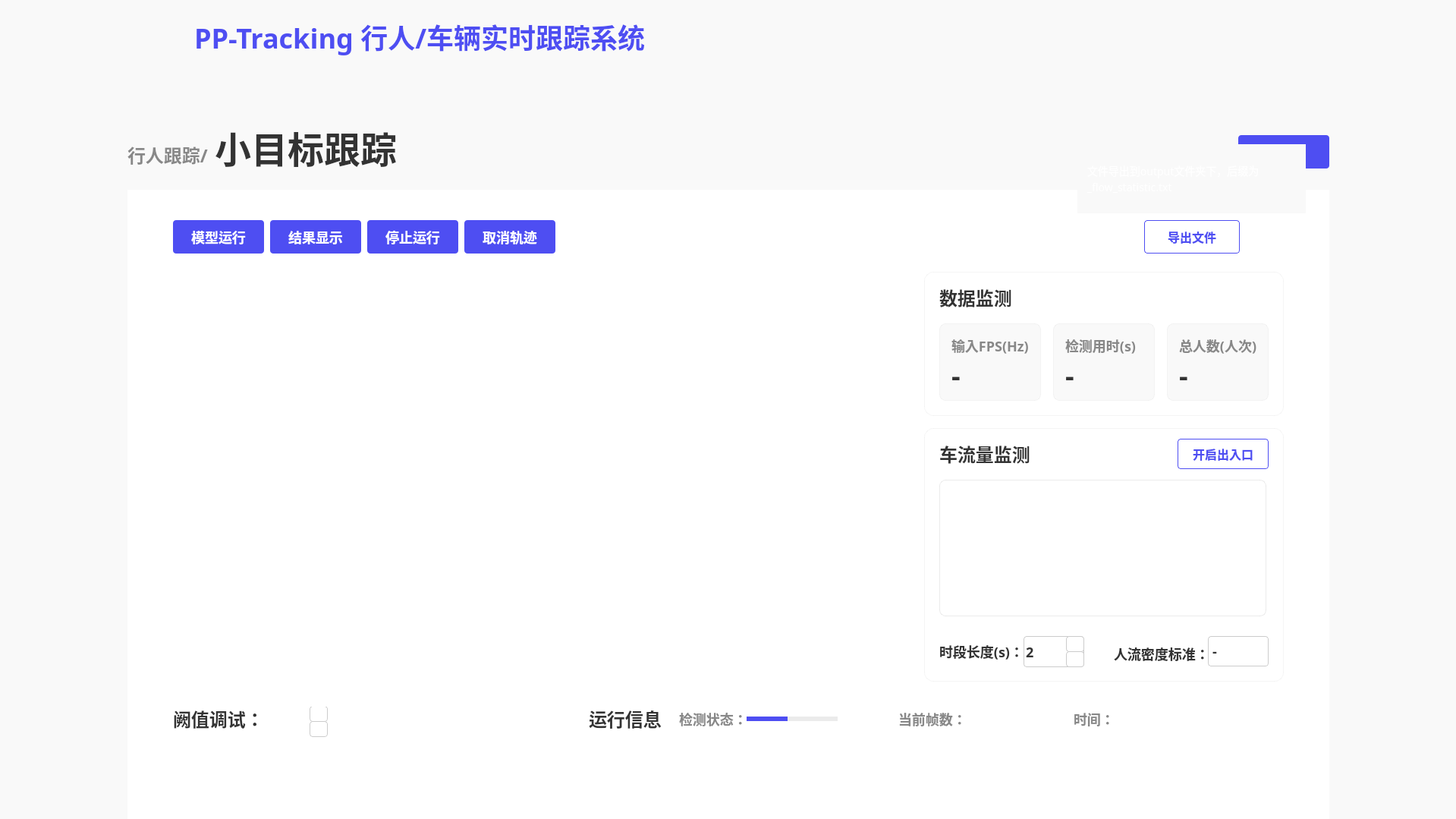
<?xml version="1.0" encoding="UTF-8"?>
<ui version="4.0">
 <class>MainWindow</class>
 <widget class="QMainWindow" name="MainWindow">
  <property name="geometry">
   <rect>
    <x>0</x>
    <y>0</y>
    <width>1919</width>
    <height>1079</height>
   </rect>
  </property>
  <property name="windowTitle">
   <string>MainWindow</string>
  </property>
  <widget class="QWidget" name="centralwidget">
   <property name="styleSheet">
    <string notr="true">QWidget{
background:#F9F9F9;
}</string>
   </property>
   <widget class="QLabel" name="label_2">
    <property name="geometry">
     <rect>
      <x>10</x>
      <y>10</y>
      <width>171</width>
      <height>81</height>
     </rect>
    </property>
    <property name="text">
     <string/>
    </property>
    <property name="pixmap">
     <pixmap resource="../firstSource.qrc">:/1/source/first/PP.PNG</pixmap>
    </property>
    <property name="scaledContents">
     <bool>true</bool>
    </property>
   </widget>
   <widget class="QLabel" name="label_3">
    <property name="geometry">
     <rect>
      <x>0</x>
      <y>0</y>
      <width>1920</width>
      <height>96</height>
     </rect>
    </property>
    <property name="styleSheet">
     <string notr="true">QLabel{
width: 1920px;
height: 96px;
background: #F9F9F9;
box-shadow: 0px 4px 0px 0px rgba(221, 221, 221, 0.3);
}</string>
    </property>
    <property name="text">
     <string/>
    </property>
   </widget>
   <widget class="QLabel" name="label">
    <property name="geometry">
     <rect>
      <x>0</x>
      <y>0</y>
      <width>212</width>
      <height>112</height>
     </rect>
    </property>
    <property name="styleSheet">
     <string notr="true">QLabel{
width: 212px;
height: 112px;
background: linear-gradient(270deg, #5453FF 0%, #553BD2 100%);
box-shadow: 0px 0px 20px 0px rgba(109, 80, 249, 0.4);
}</string>
    </property>
    <property name="text">
     <string/>
    </property>
    <property name="pixmap">
     <pixmap resource="../firstSource.qrc">:/1/source/first/1.PNG</pixmap>
    </property>
    <property name="scaledContents">
     <bool>true</bool>
    </property>
   </widget>
   <widget class="QLabel" name="label_4">
    <property name="geometry">
     <rect>
      <x>256</x>
      <y>22</y>
      <width>651</width>
      <height>52</height>
     </rect>
    </property>
    <property name="styleSheet">
     <string notr="true">QLabel{
width: 592px;
height: 52px;
font-size: 36px;
font-family: AlibabaPuHuiTi_2_75_SemiBold;
background: #F9F9F9;
color: #4E4EF2;
line-height: 52px;
font-weight: bold;
}</string>
    </property>
    <property name="text">
     <string>PP-Tracking 行人/车辆实时跟踪系统</string>
    </property>
   </widget>
   <widget class="QLabel" name="label_5">
    <property name="geometry">
     <rect>
      <x>168</x>
      <y>188</y>
      <width>121</width>
      <height>32</height>
     </rect>
    </property>
    <property name="styleSheet">
     <string notr="true">QLabel{
width: 107px;
height: 32px;
font-size: 24px;
font-family: AlibabaPuHuiTi_2_85_Bold;
color: #888888;
line-height: 32px;
font-weight:bold
}</string>
    </property>
    <property name="text">
     <string>行人跟踪/</string>
    </property>
   </widget>
   <widget class="QLabel" name="label_6">
    <property name="geometry">
     <rect>
      <x>283</x>
      <y>168</y>
      <width>251</width>
      <height>52</height>
     </rect>
    </property>
    <property name="styleSheet">
     <string notr="true">QLabel{
width: 237px;
height: 52px;
font-size: 48px;
font-family: AlibabaPuHuiTi_2_55_Regular;
color: #333333;
line-height: 52px;
font-weight:bold;
}</string>
    </property>
    <property name="text">
     <string>小目标跟踪</string>
    </property>
   </widget>
   <widget class="QWidget" name="widget" native="true">
    <property name="geometry">
     <rect>
      <x>168</x>
      <y>250</y>
      <width>1584</width>
      <height>830</height>
     </rect>
    </property>
    <property name="layoutDirection">
     <enum>Qt::LeftToRight</enum>
    </property>
    <property name="styleSheet">
     <string notr="true">QWidget{
width: 1584px;
height: 830px;
background: #FFFFFF;
}</string>
    </property>
    <widget class="QPushButton" name="pushButton">
     <property name="geometry">
      <rect>
       <x>60</x>
       <y>40</y>
       <width>120</width>
       <height>44</height>
      </rect>
     </property>
     <property name="styleSheet">
      <string notr="true">QPushButton{
font-size: 18px;
font-family: AlibabaPuHuiTi_2_65_Medium;
color: #FFFFFF;	
line-height: 26px;

width: 120px;
height: 44px;
background: #4E4EF2;
border-radius: 4px;
font-weight: bold;
}

QPushButton:hover{
width: 120px;
height: 44px;
background: rgba(78, 78, 242, 204);
border-radius: 4px;
opacity: 0.8;

font-size: 18px;
font-family: AlibabaPuHuiTi_2_65_Medium;
color: #FFFFFF;	
line-height: 26px;
font-weight: bold;
}</string>
     </property>
     <property name="text">
      <string>模型运行</string>
     </property>
    </widget>
    <widget class="QPushButton" name="pushButton_2">
     <property name="geometry">
      <rect>
       <x>188</x>
       <y>40</y>
       <width>120</width>
       <height>44</height>
      </rect>
     </property>
     <property name="styleSheet">
      <string notr="true">QPushButton{
font-size: 18px;
font-family: AlibabaPuHuiTi_2_65_Medium;
color: #FFFFFF;	
line-height: 26px;

width: 120px;
height: 44px;
background: #4E4EF2;
border-radius: 4px;
font-weight: bold;
}

QPushButton:hover{
width: 120px;
height: 44px;
background: rgba(78, 78, 242, 204);
border-radius: 4px;
opacity: 0.8;

font-size: 18px;
font-family: AlibabaPuHuiTi_2_65_Medium;
color: #FFFFFF;	
line-height: 26px;
font-weight: bold;
}

QPushButton:click{
width: 120px;
height: 44px;
background: #4242D3;
border-radius: 4px;

font-size: 18px;
font-family: AlibabaPuHuiTi_2_65_Medium;
color: #FFFFFF;	
line-height: 26px;
font-weight: bold;
}</string>
     </property>
     <property name="text">
      <string>结果显示</string>
     </property>
    </widget>
    <widget class="QPushButton" name="pushButton_3">
     <property name="geometry">
      <rect>
       <x>316</x>
       <y>40</y>
       <width>120</width>
       <height>44</height>
      </rect>
     </property>
     <property name="styleSheet">
      <string notr="true">QPushButton{
font-size: 18px;
font-family: AlibabaPuHuiTi_2_65_Medium;
color: #FFFFFF;	
line-height: 26px;

width: 120px;
height: 44px;
background: #4E4EF2;
border-radius: 4px;
font-weight: bold;
}

QPushButton:hover{
width: 120px;
height: 44px;
background: rgba(78, 78, 242, 204);
border-radius: 4px;
opacity: 0.8;

font-size: 18px;
font-family: AlibabaPuHuiTi_2_65_Medium;
color: #FFFFFF;	
line-height: 26px;
font-weight: bold;
}</string>
     </property>
     <property name="text">
      <string>停止运行</string>
     </property>
    </widget>
    <widget class="QPushButton" name="pushButton_4">
     <property name="geometry">
      <rect>
       <x>444</x>
       <y>40</y>
       <width>120</width>
       <height>44</height>
      </rect>
     </property>
     <property name="styleSheet">
      <string notr="true">QPushButton{
font-size: 18px;
font-family: AlibabaPuHuiTi_2_65_Medium;
color: #FFFFFF;	
line-height: 26px;

width: 120px;
height: 44px;
background: #4E4EF2;
border-radius: 4px;
font-weight: bold;
}

QPushButton:hover{
width: 120px;
height: 44px;
background: rgba(78, 78, 242, 204);
border-radius: 4px;
opacity: 0.8;

font-size: 18px;
font-family: AlibabaPuHuiTi_2_65_Medium;
color: #FFFFFF;	
line-height: 26px;
font-weight: bold;
}</string>
     </property>
     <property name="text">
      <string>取消轨迹</string>
     </property>
    </widget>
    <widget class="QLabel" name="label_7">
     <property name="geometry">
      <rect>
       <x>60</x>
       <y>108</y>
       <width>960</width>
       <height>540</height>
      </rect>
     </property>
     <property name="styleSheet">
      <string notr="true">QLabel{
width: 960px;
height: 540px;
}</string>
     </property>
     <property name="text">
      <string/>
     </property>
    </widget>
    <widget class="QLabel" name="label_8">
     <property name="geometry">
      <rect>
       <x>60</x>
       <y>679</y>
       <width>111</width>
       <height>36</height>
      </rect>
     </property>
     <property name="styleSheet">
      <string notr="true">QLabel{
width: 119px;
height: 36px;
font-size: 24px;
font-family: AlibabaPuHuiTi_2_65_Medium;
color: #333333;
line-height: 36px;
font-weight:bold;
}</string>
     </property>
     <property name="text">
      <string>阙值调试：</string>
     </property>
    </widget>
    <widget class="QLabel" name="label_12">
     <property name="geometry">
      <rect>
       <x>608</x>
       <y>679</y>
       <width>111</width>
       <height>36</height>
      </rect>
     </property>
     <property name="styleSheet">
      <string notr="true">QLabel{
width: 119px;
height: 36px;
font-size: 24px;
font-family: AlibabaPuHuiTi_2_65_Medium;
color: #333333;
line-height: 36px;
font-weight:bold;
}</string>
     </property>
     <property name="text">
      <string>运行信息</string>
     </property>
    </widget>
    <widget class="QLabel" name="label_13">
     <property name="geometry">
      <rect>
       <x>727</x>
       <y>684</y>
       <width>89</width>
       <height>26</height>
      </rect>
     </property>
     <property name="styleSheet">
      <string notr="true">QLabel{
width: 89px;
height: 26px;
font-size: 18px;
font-family: AlibabaPuHuiTi_2_65_Medium;
color: #888888;
line-height: 26px;
font-weight:bold;
}</string>
     </property>
     <property name="text">
      <string>检测状态：</string>
     </property>
    </widget>
    <widget class="QPushButton" name="pushButton_8">
     <property name="geometry">
      <rect>
       <x>1340</x>
       <y>40</y>
       <width>126</width>
       <height>44</height>
      </rect>
     </property>
     <property name="whatsThis">
      <string>&lt;html&gt;&lt;head/&gt;&lt;body&gt;&lt;p&gt;3411212&lt;/p&gt;&lt;/body&gt;&lt;/html&gt;</string>
     </property>
     <property name="styleSheet">
      <string notr="true">QPushButton{
width: 120px;
height: 40px;
border-radius: 4px;
border: 1px solid #4E4EF2;
font-weight:bold;

font-size: 16px;
font-family: AlibabaPuHuiTi_2_65_Medium;
color: #4E4EF2;
line-height: 24px;
}
QPushButton:hover{
width: 120px;
height: 44px;
background: rgba(255, 255, 255, 204);
border-radius: 4px;
border: 1px solid rgba(78, 78, 242, 204);

font-weight:bold;
font-size: 16px;
font-family: AlibabaPuHuiTi_2_65_Medium;
color: rgba(78, 78, 242, 204);
line-height: 24px;
}</string>
     </property>
     <property name="text">
      <string>导出文件</string>
     </property>
    </widget>
    <widget class="QWidget" name="widget_2" native="true">
     <property name="geometry">
      <rect>
       <x>1050</x>
       <y>108</y>
       <width>474</width>
       <height>190</height>
      </rect>
     </property>
     <property name="styleSheet">
      <string notr="true">QWidget{
width: 474px;
height: 190px;
background: #FFFFFF;
box-shadow: 0px 0px 50px 0px rgba(0, 0, 0, 0.06);
border-radius: 12px;
border: 1px solid rgba(221, 221, 221, 0.3);
}</string>
     </property>
     <widget class="QLabel" name="label_14">
      <property name="geometry">
       <rect>
        <x>20</x>
        <y>16</y>
        <width>111</width>
        <height>36</height>
       </rect>
      </property>
      <property name="styleSheet">
       <string notr="true">QLabel{
width: 95px;
height: 36px;
font-size: 24px;
font-family: AlibabaPuHuiTi_2_65_Medium;
color: #333333;
line-height: 36px;

border-radius: 0px;
border: 0px solid rgba(221, 221, 221, 0.3);

font-weight:bold;
}</string>
      </property>
      <property name="text">
       <string>数据监测</string>
      </property>
     </widget>
     <widget class="QWidget" name="widget_4" native="true">
      <property name="geometry">
       <rect>
        <x>20</x>
        <y>68</y>
        <width>134</width>
        <height>102</height>
       </rect>
      </property>
      <property name="styleSheet">
       <string notr="true">QWidget{
width: 134px;
height: 102px;
background: #F9F9F9;
border-radius: 8px;
}</string>
      </property>
      <widget class="QLabel" name="label_25">
       <property name="geometry">
        <rect>
         <x>16</x>
         <y>16</y>
         <width>111</width>
         <height>26</height>
        </rect>
       </property>
       <property name="styleSheet">
        <string notr="true">QLabel{
width: 102px;
height: 26px;
font-size: 18px;
font-family: AlibabaPuHuiTi_2_65_Medium;
color: #888888;
line-height: 26px;
font-weight:bold;

border-radius: 0px;
border:0px
}</string>
       </property>
       <property name="text">
        <string>输入FPS(Hz)</string>
       </property>
      </widget>
      <widget class="QLabel" name="label_26">
       <property name="geometry">
        <rect>
         <x>16</x>
         <y>50</y>
         <width>101</width>
         <height>36</height>
        </rect>
       </property>
       <property name="styleSheet">
        <string notr="true">QLabel{
width: 25px;
height: 36px;
font-size: 36px;
font-family: AlibabaPuHuiTi_2_85_Bold;
color: #333333;
line-height: 36px;
font-weight:bold;

border-radius:0px;
border:0px
}</string>
       </property>
       <property name="text">
        <string>-</string>
       </property>
      </widget>
     </widget>
     <widget class="QWidget" name="widget_5" native="true">
      <property name="geometry">
       <rect>
        <x>170</x>
        <y>68</y>
        <width>134</width>
        <height>102</height>
       </rect>
      </property>
      <property name="styleSheet">
       <string notr="true">QWidget{
width: 134px;
height: 102px;
background: #F9F9F9;
border-radius: 8px;
}</string>
      </property>
      <widget class="QLabel" name="label_27">
       <property name="geometry">
        <rect>
         <x>16</x>
         <y>16</y>
         <width>111</width>
         <height>26</height>
        </rect>
       </property>
       <property name="styleSheet">
        <string notr="true">QLabel{
width: 102px;
height: 26px;
font-size: 18px;
font-family: AlibabaPuHuiTi_2_65_Medium;
color: #888888;
line-height: 26px;
font-weight:bold;

border-radius: 0px;
border:0px
}</string>
       </property>
       <property name="text">
        <string>检测用时(s)</string>
       </property>
      </widget>
      <widget class="QLabel" name="label_28">
       <property name="geometry">
        <rect>
         <x>16</x>
         <y>50</y>
         <width>101</width>
         <height>36</height>
        </rect>
       </property>
       <property name="styleSheet">
        <string notr="true">QLabel{
width: 25px;
height: 36px;
font-size: 36px;
font-family: AlibabaPuHuiTi_2_85_Bold;
color: #333333;
line-height: 36px;
font-weight:bold;

border-radius:0px;
border:0px
}</string>
       </property>
       <property name="text">
        <string>-</string>
       </property>
      </widget>
     </widget>
     <widget class="QWidget" name="widget_6" native="true">
      <property name="geometry">
       <rect>
        <x>320</x>
        <y>68</y>
        <width>134</width>
        <height>102</height>
       </rect>
      </property>
      <property name="styleSheet">
       <string notr="true">QWidget{
width: 134px;
height: 102px;
background: #F9F9F9;
border-radius: 8px;
}</string>
      </property>
      <widget class="QLabel" name="label_29">
       <property name="geometry">
        <rect>
         <x>16</x>
         <y>16</y>
         <width>111</width>
         <height>26</height>
        </rect>
       </property>
       <property name="styleSheet">
        <string notr="true">QLabel{
width: 102px;
height: 26px;
font-size: 18px;
font-family: AlibabaPuHuiTi_2_65_Medium;
color: #888888;
line-height: 26px;
font-weight:bold;

border-radius: 0px;
border:0px
}</string>
       </property>
       <property name="text">
        <string>总人数(人次)</string>
       </property>
      </widget>
      <widget class="QLabel" name="label_30">
       <property name="geometry">
        <rect>
         <x>16</x>
         <y>50</y>
         <width>101</width>
         <height>36</height>
        </rect>
       </property>
       <property name="styleSheet">
        <string notr="true">QLabel{
width: 25px;
height: 36px;
font-size: 36px;
font-family: AlibabaPuHuiTi_2_85_Bold;
color: #333333;
line-height: 36px;
font-weight:bold;

border-radius:0px;
border:0px
}</string>
       </property>
       <property name="text">
        <string>-</string>
       </property>
      </widget>
     </widget>
    </widget>
    <widget class="QWidget" name="widget_3" native="true">
     <property name="geometry">
      <rect>
       <x>1050</x>
       <y>314</y>
       <width>474</width>
       <height>334</height>
      </rect>
     </property>
     <property name="styleSheet">
      <string notr="true">QWidget{
width: 474px;
height: 334px;
background: #FFFFFF;
box-shadow: 0px 0px 50px 0px rgba(0, 0, 0, 0.06);
border-radius: 12px;
border: 1px solid rgba(221, 221, 221, 0.3);
}
</string>
     </property>
     <widget class="QLabel" name="label_15">
      <property name="geometry">
       <rect>
        <x>20</x>
        <y>16</y>
        <width>141</width>
        <height>36</height>
       </rect>
      </property>
      <property name="styleSheet">
       <string notr="true">QLabel{
border-radius: 0px;
border: 0px solid rgba(221, 221, 221, 0.3);
font-weight:bold;
width: 119px;
height: 36px;
font-size: 24px;
font-family: AlibabaPuHuiTi_2_65_Medium;
color: #333333;
line-height: 36px;
}</string>
      </property>
      <property name="text">
       <string>车流量监测</string>
      </property>
     </widget>
     <widget class="QPushButton" name="pushButton_10">
      <property name="geometry">
       <rect>
        <x>334</x>
        <y>14</y>
        <width>120</width>
        <height>40</height>
       </rect>
      </property>
      <property name="styleSheet">
       <string notr="true">QPushButton{
width: 120px;
height: 40px;
border-radius: 4px;
border: 1px solid #4E4EF2;
font-weight:bold;

font-size: 16px;
font-family: AlibabaPuHuiTi_2_65_Medium;
color: #4E4EF2;
line-height: 24px;
}
QPushButton:hover{
width: 120px;
height: 44px;
background: rgba(255, 255, 255, 204);
border-radius: 4px;
border: 1px solid rgba(78, 78, 242, 204);

font-weight:bold;
font-size: 16px;
font-family: AlibabaPuHuiTi_2_65_Medium;
color: rgba(78, 78, 242, 204);
line-height: 24px;
}</string>
      </property>
      <property name="text">
       <string>开启出入口</string>
      </property>
     </widget>
     <widget class="QLabel" name="label_16">
      <property name="geometry">
       <rect>
        <x>20</x>
        <y>281</y>
        <width>111</width>
        <height>26</height>
       </rect>
      </property>
      <property name="styleSheet">
       <string notr="true">QLabel{
width: 111px;
height: 26px;
font-size: 18px;
font-family: AlibabaPuHuiTi_2_55_Regular;
color: #333333;
line-height: 26px;
font-weight:bold;
border-radius: 0px;
border: 0px solid rgba(221, 221, 221, 0.3);
}</string>
      </property>
      <property name="text">
       <string>时段长度(s)：</string>
      </property>
     </widget>
     <widget class="QLabel" name="label_20">
      <property name="geometry">
       <rect>
        <x>250</x>
        <y>284</y>
        <width>131</width>
        <height>26</height>
       </rect>
      </property>
      <property name="styleSheet">
       <string notr="true">QLabel{
width: 111px;
height: 26px;
font-size: 18px;
font-family: AlibabaPuHuiTi_2_55_Regular;
color: #333333;
line-height: 26px;
font-weight:bold;
border-radius: 0px;
border: 0px solid rgba(221, 221, 221, 0.3);
}</string>
      </property>
      <property name="text">
       <string>人流密度标准：</string>
      </property>
     </widget>
     <widget class="QLabel" name="label_21">
      <property name="geometry">
       <rect>
        <x>374</x>
        <y>274</y>
        <width>80</width>
        <height>40</height>
       </rect>
      </property>
      <property name="styleSheet">
       <string notr="true">QLabel{
width: 80px;
height: 40px;
background: #FFFFFF;
border-radius: 4px;
border: 1px solid #CCCCCC;

font-size: 18px;
font-family: AlibabaPuHuiTi_2_65_Medium;
color: #333333;
line-height: 26px;
font-weight:bold;
}</string>
      </property>
      <property name="text">
       <string>-</string>
      </property>
     </widget>
     <widget class="QLabel" name="label_33">
      <property name="geometry">
       <rect>
        <x>20</x>
        <y>68</y>
        <width>431</width>
        <height>180</height>
       </rect>
      </property>
      <property name="styleSheet">
       <string notr="true">QLabel{
width: 279px;
height: 180px;
background: #FFFFFF;
border-radius: 8px;
border: 1px solid rgba(221, 221, 221, 0.6);
}</string>
      </property>
      <property name="text">
       <string/>
      </property>
     </widget>
     <widget class="QLineEdit" name="lineEdit_2">
      <property name="geometry">
       <rect>
        <x>131</x>
        <y>274</y>
        <width>80</width>
        <height>41</height>
       </rect>
      </property>
      <property name="styleSheet">
       <string notr="true">QLineEdit{
width: 80px;
height: 40px;
background: #FFFFFF;
border-radius: 4px;
border: 1px solid #CCCCCC;

font-size: 18px;
font-family: AlibabaPuHuiTi_2_65_Medium;
color: #333333;
line-height: 26px;
font-weight:bold;
}</string>
      </property>
      <property name="text">
       <string>2</string>
      </property>
     </widget>
     <widget class="QLabel" name="label_9">
      <property name="geometry">
       <rect>
        <x>187</x>
        <y>274</y>
        <width>24</width>
        <height>21</height>
       </rect>
      </property>
      <property name="styleSheet">
       <string notr="true">QLabel{
width: 24px;
height: 21px;
background: #FFFFFF;
border-radius: 4px 4px 0px 0px;
border: 1px solid #CCCCCC;
}</string>
      </property>
      <property name="text">
       <string/>
      </property>
     </widget>
     <widget class="QLabel" name="label_17">
      <property name="geometry">
       <rect>
        <x>187</x>
        <y>294</y>
        <width>24</width>
        <height>21</height>
       </rect>
      </property>
      <property name="styleSheet">
       <string notr="true">QLabel{
width: 24px;
height: 21px;
background: #FFFFFF;
border-radius:4px;
border: 1px solid #CCCCCC;
}</string>
      </property>
      <property name="text">
       <string/>
      </property>
     </widget>
     <widget class="QPushButton" name="pushButton_5">
      <property name="geometry">
       <rect>
        <x>191</x>
        <y>276</y>
        <width>16</width>
        <height>16</height>
       </rect>
      </property>
      <property name="styleSheet">
       <string notr="true">QPushButton{
image:url(:/1/source/second/normal_triangle_up.png);
border:0px
}

QPushButton:hover{
image:url(:/1/source/second/light_up.png);
border:0px
}</string>
      </property>
      <property name="text">
       <string/>
      </property>
     </widget>
     <widget class="QPushButton" name="pushButton_6">
      <property name="geometry">
       <rect>
        <x>191</x>
        <y>296</y>
        <width>16</width>
        <height>16</height>
       </rect>
      </property>
      <property name="styleSheet">
       <string notr="true">QPushButton{
image:url(:/1/source/second/normal_triangle_down.png);
border:0px
}
QPushButton:hover{
image:url(:/1/source/second/light_down.png);
border:0px
}</string>
      </property>
      <property name="text">
       <string/>
      </property>
     </widget>
     <zorder>lineEdit_2</zorder>
     <zorder>label_15</zorder>
     <zorder>pushButton_10</zorder>
     <zorder>label_16</zorder>
     <zorder>label_20</zorder>
     <zorder>label_21</zorder>
     <zorder>label_33</zorder>
     <zorder>label_9</zorder>
     <zorder>pushButton_5</zorder>
     <zorder>label_17</zorder>
     <zorder>pushButton_6</zorder>
    </widget>
    <widget class="QLabel" name="label_22">
     <property name="geometry">
      <rect>
       <x>1016</x>
       <y>684</y>
       <width>89</width>
       <height>26</height>
      </rect>
     </property>
     <property name="styleSheet">
      <string notr="true">QLabel{
width: 89px;
height: 26px;
font-size: 18px;
font-family: AlibabaPuHuiTi_2_65_Medium;
color: #888888;
line-height: 26px;
font-weight:bold;
}</string>
     </property>
     <property name="text">
      <string>当前帧数：</string>
     </property>
    </widget>
    <widget class="QLabel" name="label_23">
     <property name="geometry">
      <rect>
       <x>1247</x>
       <y>684</y>
       <width>51</width>
       <height>26</height>
      </rect>
     </property>
     <property name="styleSheet">
      <string notr="true">QLabel{
width: 89px;
height: 26px;
font-size: 18px;
font-family: AlibabaPuHuiTi_2_65_Medium;
color: #888888;
line-height: 26px;
font-weight:bold;
}</string>
     </property>
     <property name="text">
      <string>时间：</string>
     </property>
    </widget>
    <widget class="QWidget" name="widget_8" native="true">
     <property name="geometry">
      <rect>
       <x>816</x>
       <y>694</y>
       <width>120</width>
       <height>6</height>
      </rect>
     </property>
     <property name="styleSheet">
      <string notr="true">QWidget{
width: 120px;
height: 6px;
background: rgba(221, 221, 221, 0.6);
border-radius: 5px;
}</string>
     </property>
     <widget class="QLabel" name="label_progressBar">
      <property name="geometry">
       <rect>
        <x>0</x>
        <y>0</y>
        <width>54</width>
        <height>6</height>
       </rect>
      </property>
      <property name="styleSheet">
       <string notr="true">QLabel{
width: 70px;
height: 6px;
background: #4E4EF2;
border-radius: 5px;
}</string>
      </property>
      <property name="text">
       <string/>
      </property>
     </widget>
    </widget>
    <widget class="QLabel" name="label_progressBar_num">
     <property name="geometry">
      <rect>
       <x>829</x>
       <y>654</y>
       <width>81</width>
       <height>36</height>
      </rect>
     </property>
     <property name="styleSheet">
      <string notr="true">QLabel{
width: 48px;
height: 36px;
font-size: 24px;
font-family: AlibabaPuHuiTi_2_65_Medium;
color: #4E4EF2;
line-height: 36px;
font-weight:bold
}</string>
     </property>
     <property name="text">
      <string/>
     </property>
    </widget>
    <widget class="QLabel" name="label_frames">
     <property name="geometry">
      <rect>
       <x>1105</x>
       <y>684</y>
       <width>111</width>
       <height>26</height>
      </rect>
     </property>
     <property name="styleSheet">
      <string notr="true">QLabel{
width: 89px;
height: 26px;
font-size: 18px;
font-family: AlibabaPuHuiTi_2_65_Medium;
color: #888888;
line-height: 26px;
font-weight:bold;
}</string>
     </property>
     <property name="text">
      <string/>
     </property>
    </widget>
    <widget class="QLabel" name="label_time">
     <property name="geometry">
      <rect>
       <x>1301</x>
       <y>684</y>
       <width>251</width>
       <height>26</height>
      </rect>
     </property>
     <property name="styleSheet">
      <string notr="true">QLabel{
width: 89px;
height: 26px;
font-size: 18px;
font-family: AlibabaPuHuiTi_2_65_Medium;
color: #888888;
line-height: 26px;
font-weight:bold;
}</string>
     </property>
     <property name="text">
      <string/>
     </property>
    </widget>
    <widget class="QLabel" name="label_10">
     <property name="geometry">
      <rect>
       <x>240</x>
       <y>680</y>
       <width>24</width>
       <height>21</height>
      </rect>
     </property>
     <property name="styleSheet">
      <string notr="true">QLabel{
width: 24px;
height: 21px;
background: #FFFFFF;
border-radius: 4px 4px 0px 0px;
border: 1px solid #CCCCCC;
}</string>
     </property>
     <property name="text">
      <string/>
     </property>
    </widget>
    <widget class="QLabel" name="label_18">
     <property name="geometry">
      <rect>
       <x>240</x>
       <y>700</y>
       <width>24</width>
       <height>21</height>
      </rect>
     </property>
     <property name="styleSheet">
      <string notr="true">QLabel{
width: 24px;
height: 21px;
background: #FFFFFF;
border-radius:4px;
border: 1px solid #CCCCCC;
}</string>
     </property>
     <property name="text">
      <string/>
     </property>
    </widget>
    <widget class="QPushButton" name="pushButton_7">
     <property name="geometry">
      <rect>
       <x>244</x>
       <y>682</y>
       <width>16</width>
       <height>16</height>
      </rect>
     </property>
     <property name="styleSheet">
      <string notr="true">QPushButton{
image:url(:/1/source/second/normal_triangle_up.png);
border:0px
}

QPushButton:hover{
image:url(:/1/source/second/light_up.png);
border:0px
}</string>
     </property>
     <property name="text">
      <string/>
     </property>
    </widget>
    <widget class="QPushButton" name="pushButton_11">
     <property name="geometry">
      <rect>
       <x>244</x>
       <y>702</y>
       <width>16</width>
       <height>16</height>
      </rect>
     </property>
     <property name="styleSheet">
      <string notr="true">QPushButton{
image:url(:/1/source/second/normal_triangle_down.png);
border:0px
}
QPushButton:hover{
image:url(:/1/source/second/light_down.png);
border:0px
}</string>
     </property>
     <property name="text">
      <string/>
     </property>
    </widget>
    <widget class="QLabel" name="label_confi_tip">
     <property name="geometry">
      <rect>
       <x>70</x>
       <y>590</y>
       <width>301</width>
       <height>91</height>
      </rect>
     </property>
     <property name="styleSheet">
      <string notr="true">QLabel{
width: 300px;
height: 108px;
opacity: 0.1;
background:url(:/1/source/second/ToolTip.PNG);
background-repeat: no-repeat;

font-size: 14px;
font-family: AlibabaPuHuiTi_2_55_Regular;
color: #FFFFFF;
line-height: 22px;
padding:10px
}</string>
     </property>
     <property name="text">
      <string>请在导入视频前调试阈值；阈值默认值：0.5 </string>
     </property>
     <property name="scaledContents">
      <bool>true</bool>
     </property>
     <property name="alignment">
      <set>Qt::AlignLeading|Qt::AlignLeft|Qt::AlignVCenter</set>
     </property>
     <property name="wordWrap">
      <bool>true</bool>
     </property>
    </widget>
   </widget>
   <widget class="QLabel" name="label_txt_tip">
    <property name="geometry">
     <rect>
      <x>1420</x>
      <y>190</y>
      <width>301</width>
      <height>91</height>
     </rect>
    </property>
    <property name="styleSheet">
     <string notr="true">QLabel{
width: 300px;
height: 108px;
opacity: 0.1;
background:url(:/1/source/second/ToolTip.PNG);
background-repeat: no-repeat;

font-size: 14px;
font-family: AlibabaPuHuiTi_2_55_Regular;
color: #FFFFFF;
line-height: 22px;
padding:10px
}</string>
    </property>
    <property name="text">
     <string>文件导出到output文件夹下，后缀为_flow_statistic.txt</string>
    </property>
    <property name="scaledContents">
     <bool>true</bool>
    </property>
    <property name="alignment">
     <set>Qt::AlignLeading|Qt::AlignLeft|Qt::AlignVCenter</set>
    </property>
    <property name="wordWrap">
     <bool>true</bool>
    </property>
   </widget>
   <widget class="QPushButton" name="pushButton_13">
    <property name="geometry">
     <rect>
      <x>1632</x>
      <y>178</y>
      <width>120</width>
      <height>44</height>
     </rect>
    </property>
    <property name="styleSheet">
     <string notr="true">QPushButton{
font-size: 18px;
font-family: AlibabaPuHuiTi_2_65_Medium;
color: #FFFFFF;	
line-height: 26px;

width: 120px;
height: 44px;
background: #4E4EF2;
border-radius: 4px;
font-weight: bold;
}

QPushButton:hover{
width: 120px;
height: 44px;
background: rgba(78, 78, 242, 204);
border-radius: 4px;
opacity: 0.8;

font-size: 18px;
font-family: AlibabaPuHuiTi_2_65_Medium;
color: #FFFFFF;	
line-height: 26px;
font-weight: bold;
}</string>
    </property>
    <property name="text">
     <string>返回</string>
    </property>
   </widget>
   <zorder>label_3</zorder>
   <zorder>label</zorder>
   <zorder>label_4</zorder>
   <zorder>label_2</zorder>
   <zorder>label_5</zorder>
   <zorder>label_6</zorder>
   <zorder>widget</zorder>
   <zorder>pushButton_13</zorder>
   <zorder>label_txt_tip</zorder>
  </widget>
 </widget>
 <resources>
  <include location="../firstSource.qrc"/>
  <include location="../secondSource.qrc"/>
  <include location="../../../../.designer/firstSource.qrc"/>
 </resources>
 <connections/>
</ui>
